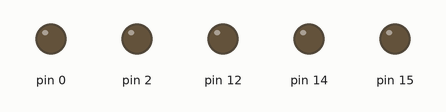
Simulated run of this program. Board: MicroPython board. Parts: output pins drawn as LEDs (lit = HIGH). What the program prints to the serial console is not drawn. At 3.3 s the program stops and its outputs stay as they are.

Above: at 0.25 s.
At 2.2 s:
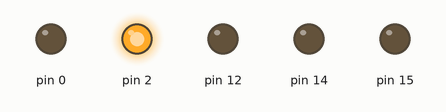
Timing chart, 0 to 3.0 s (numbered marks = the images above):
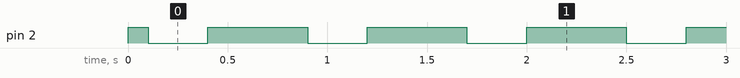

Measured:
- by itself, pin 2: repeats every 0.80 s: LOW 0.30 s, HIGH 0.50 s, until it stays HIGH from 2.8 s

The program:

init_robot.py
```python
from machine import Pin as pin, PWM
import utime,  os

OFF = 0; ON = 1
LED_OFF = 1; LED_ON = 0
FORWARD = 1; BACK = 0
pwmRight = pin(14,pin.OUT)
dirRight = pin(15,pin.OUT)
pwmLeft = pin(12,pin.OUT)
dirLeft = pin(0,pin.OUT)
LED = pin(2,pin.OUT)
LED.value(LED_OFF)

pwmRight.value(OFF); pwmLeft.value(OFF); utime.sleep(0.1)

print("Blinking LED")
for i in range(4):
    LED.value(LED_ON); utime.sleep(0.3)
    LED.value(LED_OFF); utime.sleep(0.5)
```
